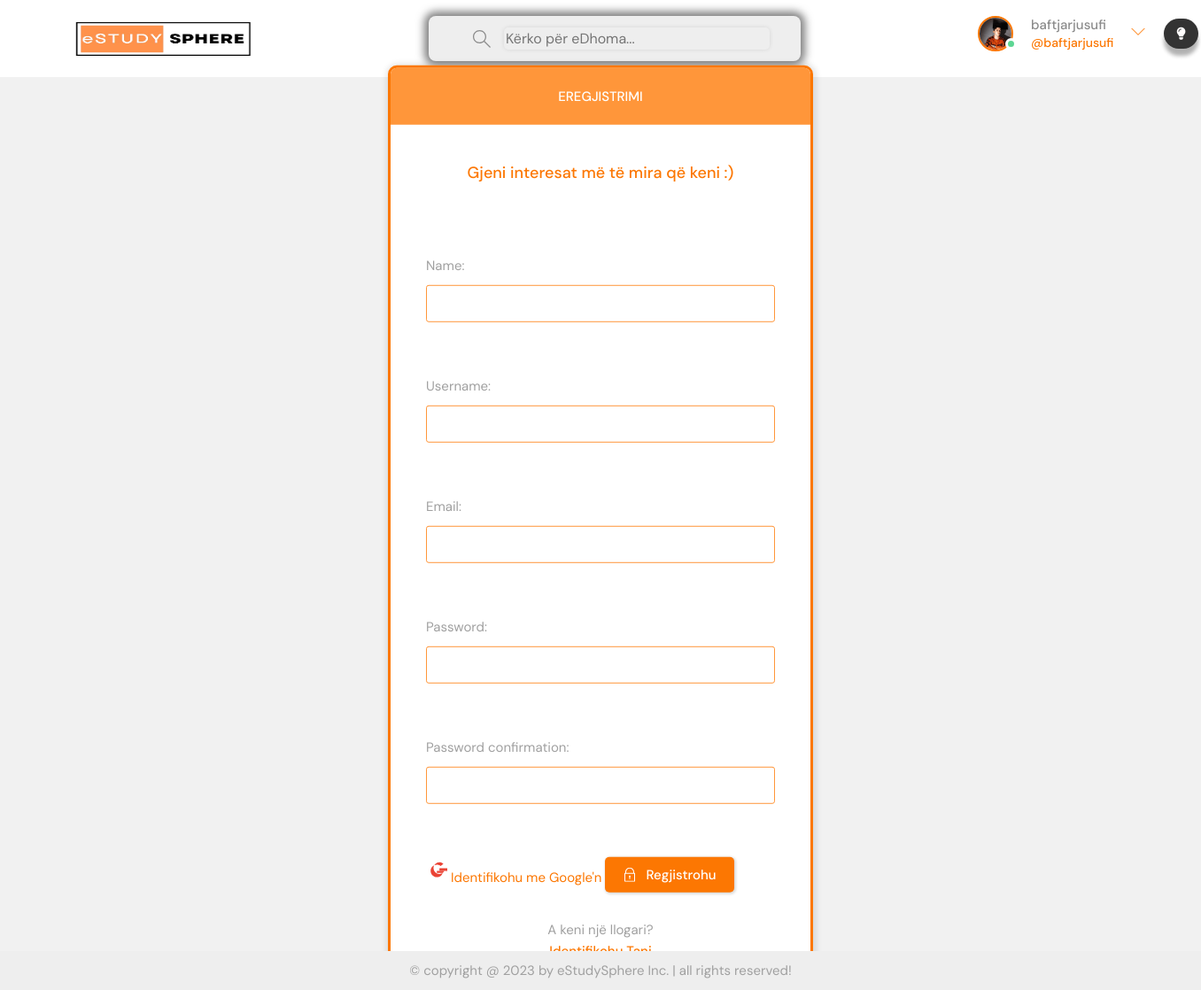
Page /register/ (signed in) on the committed database.
### base/models.py (models this page shows)
class User(AbstractUser):
    name = models.CharField(max_length=200, null=True)
    email = models.EmailField(unique=True, null=True)
    bio = models.TextField(null=True)
    avatar = models.ImageField(null=True, default="avatar.svg")
    USERNAME_FIELD = 'email'
    REQUIRED_FIELDS = []

### base/views.py (the view, shortened to what this page needs)
# urls.py: path('register/', views.registerPage, name="register"),
def registerPage(request):
    form = MyUserCreationForm()
    return render(request , 'base/loginregister.html', {'form': form})

### base/forms.py
class MyUserCreationForm(UserCreationForm):
    class Meta:
        model = User
        fields = ['name', 'username', 'email', 'password1', 'password2']

### base/templates/base/loginregister.html (shortened to what this page needs)
{% extends 'main.html' %}
{% block content %}
{% load socialaccount %}
{% load static %}
    <main class="auth layout">
      {% if page == 'login' %}
      <div class="container">
        <div class="layout__box">
          <div class="layout__boxHeader">
            <div class="layout__boxTitle">
              <h3>Identifikohu</h3>
            </div>
          </div>
          <div class="layout__body">
            <h2 class="auth__tagline">Gjeni partnerin tuaj të studimit</h2>
            <form class="form" method="POST" action="">
              {% csrf_token %}
              <div class="form__group form__group">
                <label for="room_name">Emaili:</label>
                <input id="username" name="email" type="text" placeholder="e.g. baftjarjusufi@gmail.com" />
              </div>
              <div class="form__group">
                <label for="password">Fjalëkalimi:</label>
                <input
                  id="password"
                  name="password"
                  type="password"
                  placeholder="&bull;&bull;&bull;&bull;&bull;&bull;&bull;&bull;"
                />
              </div>
              <button class="btn btn--main" type="submit">
                <svg
                  version="1.1"
                  xmlns="http://www.w3.org/2000/svg"
                  width="32"
                  height="32"
                  viewBox="0 0 32 32"
                >
                  <title>lock</title>
                  <path
                    d="M27 12h-1v-2c0-5.514-4.486-10-10-10s-10 4.486-10 10v2h-1c-0.553 0-1 0.447-1 1v18c0 0.553 0.447 1 1 1h22c0.553 0 1-0.447 1-1v-18c0-0.553-0.447-1-1-1zM8 10c0-4.411 3.589-8 8-8s8 3.589 8 8v2h-16v-2zM26 30h-20v-16h20v16z"
                  ></path>
                  <path
                    d="M15 21.694v4.306h2v-4.306c0.587-0.348 1-0.961 1-1.694 0-1.105-0.895-2-2-2s-2 0.895-2 2c0 0.732 0.413 1.345 1 1.694z"
                  ></path>
                </svg>
                Identifikohu
              </button>
            </form>
            <div class="auth__action">
              <p>Regjistrohu tani</p>
              <a href="{% url 'register' %}" class="btn btn--link">Regjistrohu</a>
            </div>
          </div>
        </div>
      </div>
      {% else %}
      <div class="container">
        <div class="layout__box">
          <div class="layout__boxHeader">
            <div class="layout__boxTitle">
              <h3>eRegjistrimi</h3>
            </div>
          </div>
          <div class="layout__body">
            <h2 class="auth__tagline">Gjeni interesat më të mira që keni :)</h2>
            <br><br>
            <form class="form" method="POST" action="">
              {% for field in form %}
              <div class="form__group form__group">
                <label for="room_name">{{field.label}}:</label>
                {{field}}
              </div>
              {% endfor %}
              <a href="https://accounts.google.com/o/oauth2/v2/auth/oauthchooseaccount?client_id=1041925845998-gnbm0rtjbs4aeumksnqjldlo7qqra3rp.apps.googleusercontent.com&redirect_uri=http%3A%2F%2F127.0.0.1%3A8000%2Faccounts%2Fgoogle%2Flogin%2Fcallback%2F&scope=email%20profile&response_type=code&state=mnxQaGGlWNt7&access_type=online&service=lso&o2v=2&flowName=GeneralOAuthFlow">
                Identifikohu me Google'n
              </a>
              <button class="btn btn--main" type="submit">
                Regjistrohu
              </button>
            </form>
            <div class="auth__action">
              <p>A keni një llogari?</p>
              <a href="{% url 'login' %}" class="btn btn--link">Identifikohu Tani</a>
            </div>
          </div>
        </div>
      </div>
      {% endif %}
    </main>
    {% endblock content %}

### templates/navbar.html (shortened to what this page needs)
{% load static %}
<header class="header header--loggedIn">
    <div class="container">
      <a href="{% url 'home' %}" class="header__logo">
        <img src="{% static 'images/logo4.png' %}" />
      </a>
      <form class="header__search" method="GET" action="{% url 'home' %}">
        <label>
          <input name="q" placeholder="Kërko për eDhoma..." />
        </label>
      </form>
      <nav class="header__menu">
        <button button id="mode-toggle-btn" style="position: absolute; top: 3px; right: -60px;">
          <i class="fas fa-lightbulb" style="color: #fffdfd;"></i>
        </button>
        {% if request.user.is_authenticated %}
        <div class="header__user">
          <a href="{% url 'update-user' %}">
            <div class="avatar avatar--medium active">
              <img src="{{request.user.avatar.url}}" />
            </div>
            <p>{{request.user.username}} <span>@{{request.user.username}}</span></p>
          </a>
          <button class="dropdown-button">
            <svg version="1.1" xmlns="http://www.w3.org/2000/svg" width="32" height="32" viewBox="0 0 32 32">
              <title>chevron-down</title>
              <path d="M16 21l-13-13h-3l16 16 16-16h-3l-13 13z"></path>
            </svg>
          </button>
        </div>
        {% else %}
        Not Logged In
        <a href="{% url 'login' %}">
          <img src="{% static 'images/avatar.svg' %}" />
          <p>Login</p>
        </a>
        {% endif %}
      </nav>
    </div>
  </header>

### rows in the picture
User: user.avatar (picture), user.username "baftjarjusufi"

### other values in the picture
{{ field.label }} "Name" "Username" "Email" "Password" "Password confirmation"
